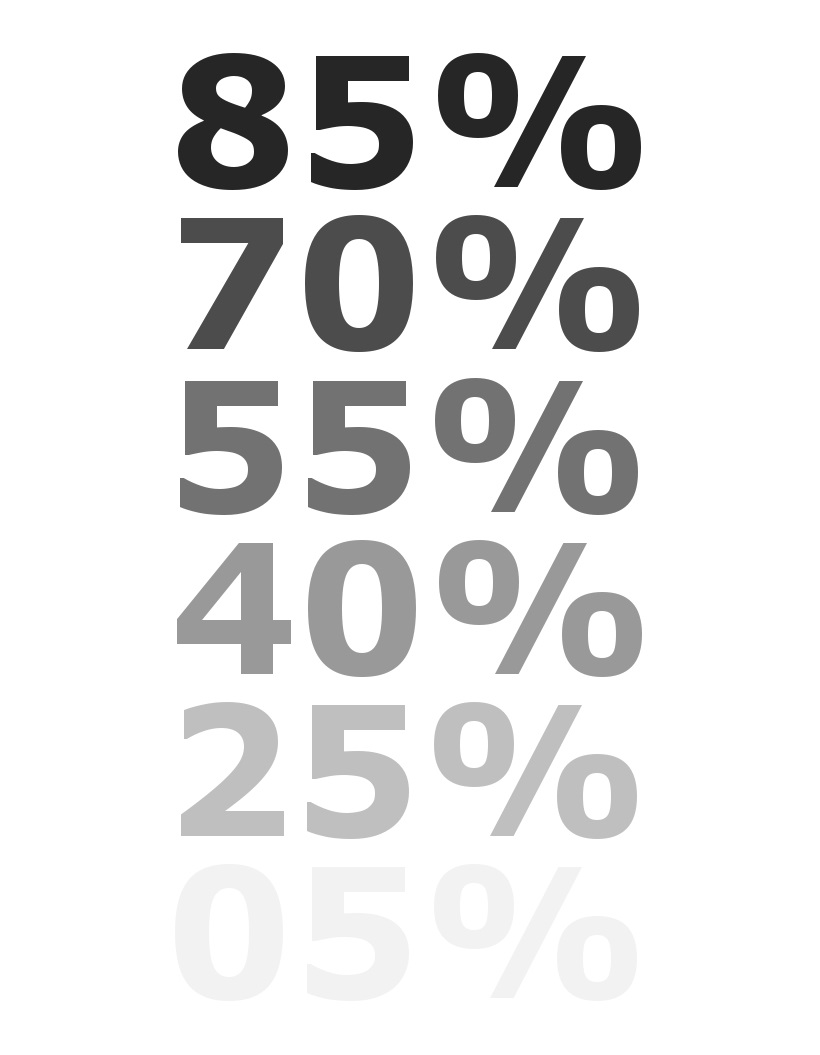
%> input picture DSAA/notes/scripts_slides_post_mid2/dither1.jpg, 820 x 1055 px
$ octave dither.m   (GNU Octave 9; MATLAB toolbox functions it lacks are replaced by stand-ins)
%> lines starting %> are read from the running program, lines starting %| are printed output that depends on the picture; in (x1, y1, x2, y2) boxes, pixels count from 0 and x2, y2 are one past the last pixel; in counts of white or black regions, pixels touching at a corner belong together; the program's own positions count from 1
im = double((rgb2gray(imread('dither1.jpg'))));
%> im: size 1055x820 double; min 30, max 255, mean 230.5

im1 = im;
im1(find(im>128))=255;
im1(find(im<=128))=0;
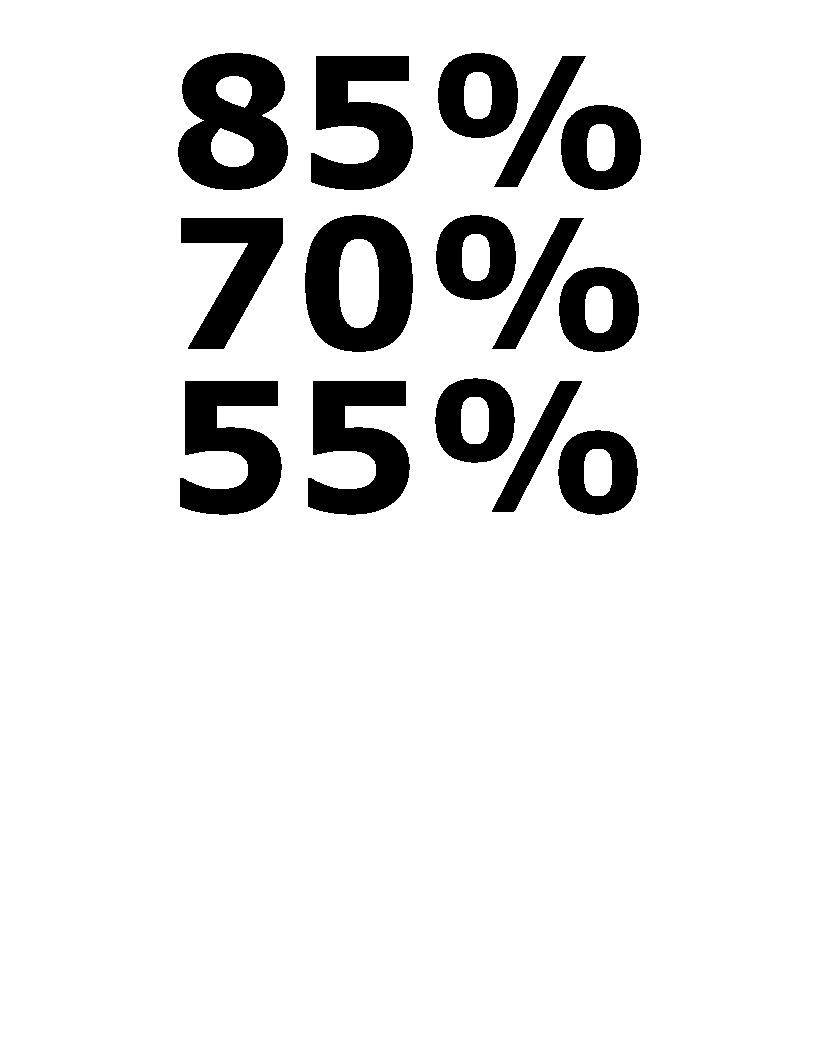
%> im1: size 1055x820 double; 89.9% white; 15 black regions, largest, box (x1, y1, x2, y2) and area: (178, 53, 288, 190) 10154, (305, 215, 413, 352) 9337, (311, 56, 413, 190) 8680

n = 255*(rand([1055 820])-0.5);
im2 = im + n;
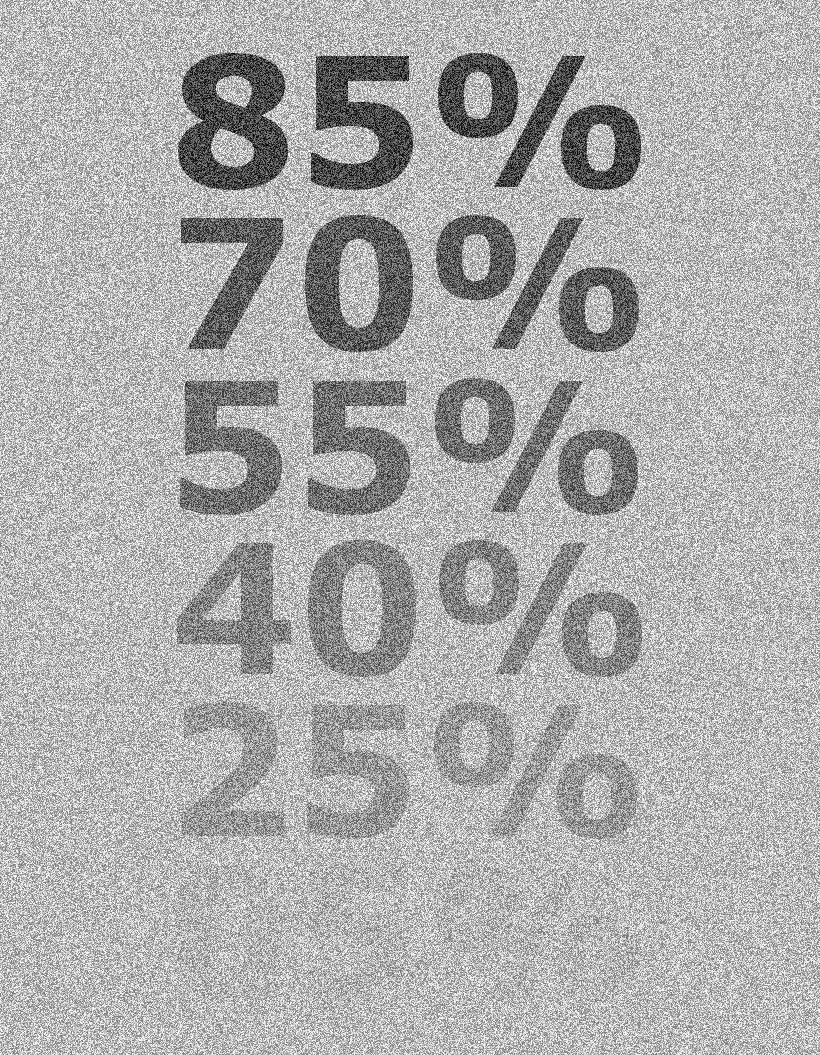
%> im2: size 1055x820 double; min -95.03, max 382.5, mean 230.5; drawn with min black and max white
im3 = im2;
im3(find(im2>128))=255;
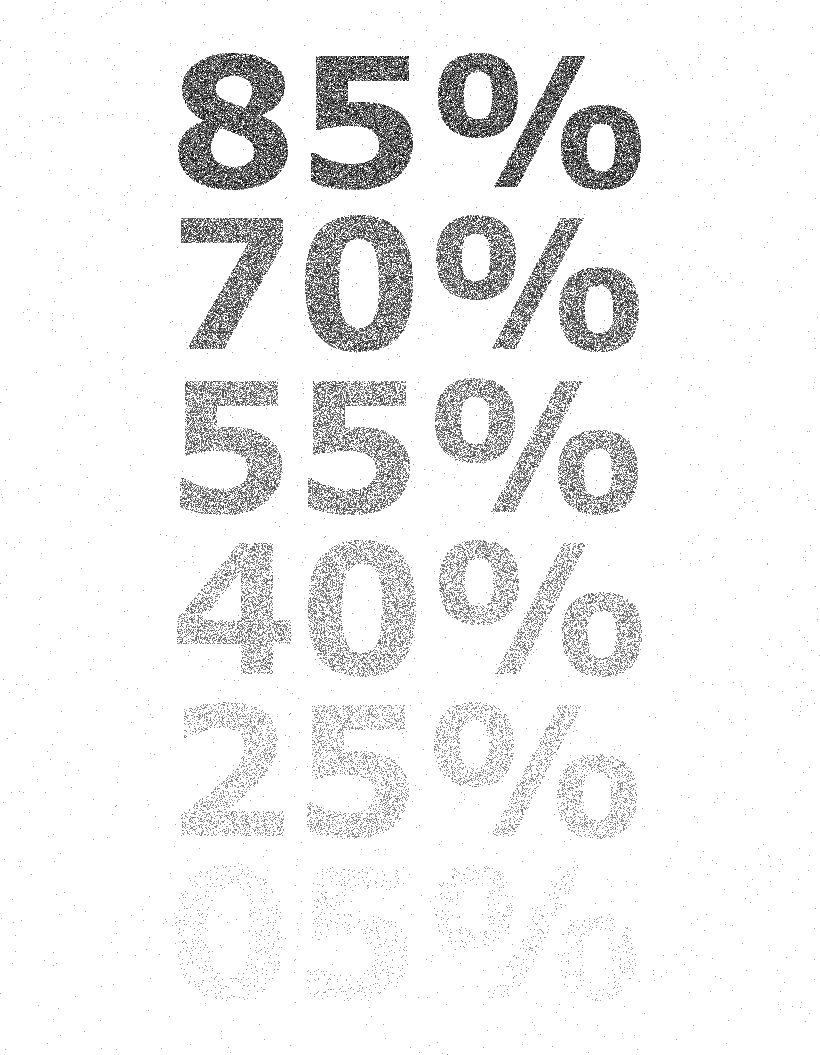
%> im3: size 1055x820 double; min -95.03, max 255, mean 235; drawn with min black and max white
im3(find(im2<=128))=0;
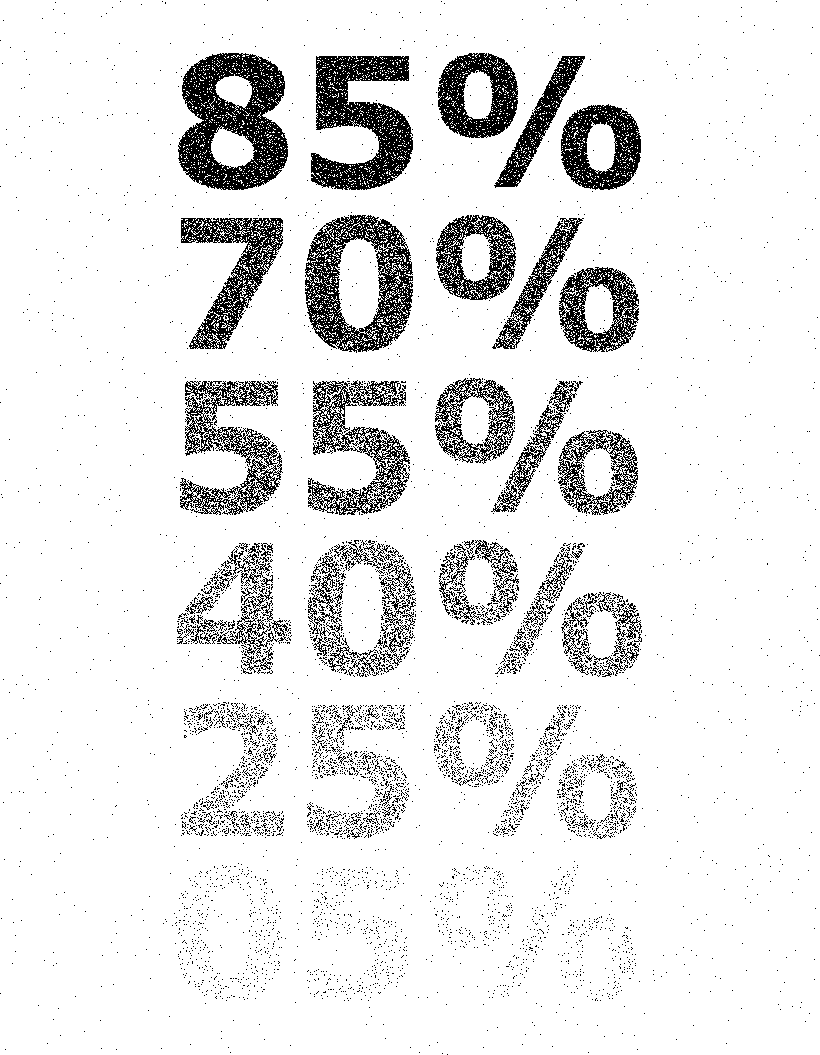
%> im3: size 1055x820 double; 90.2% white; black in thin lines or dots
